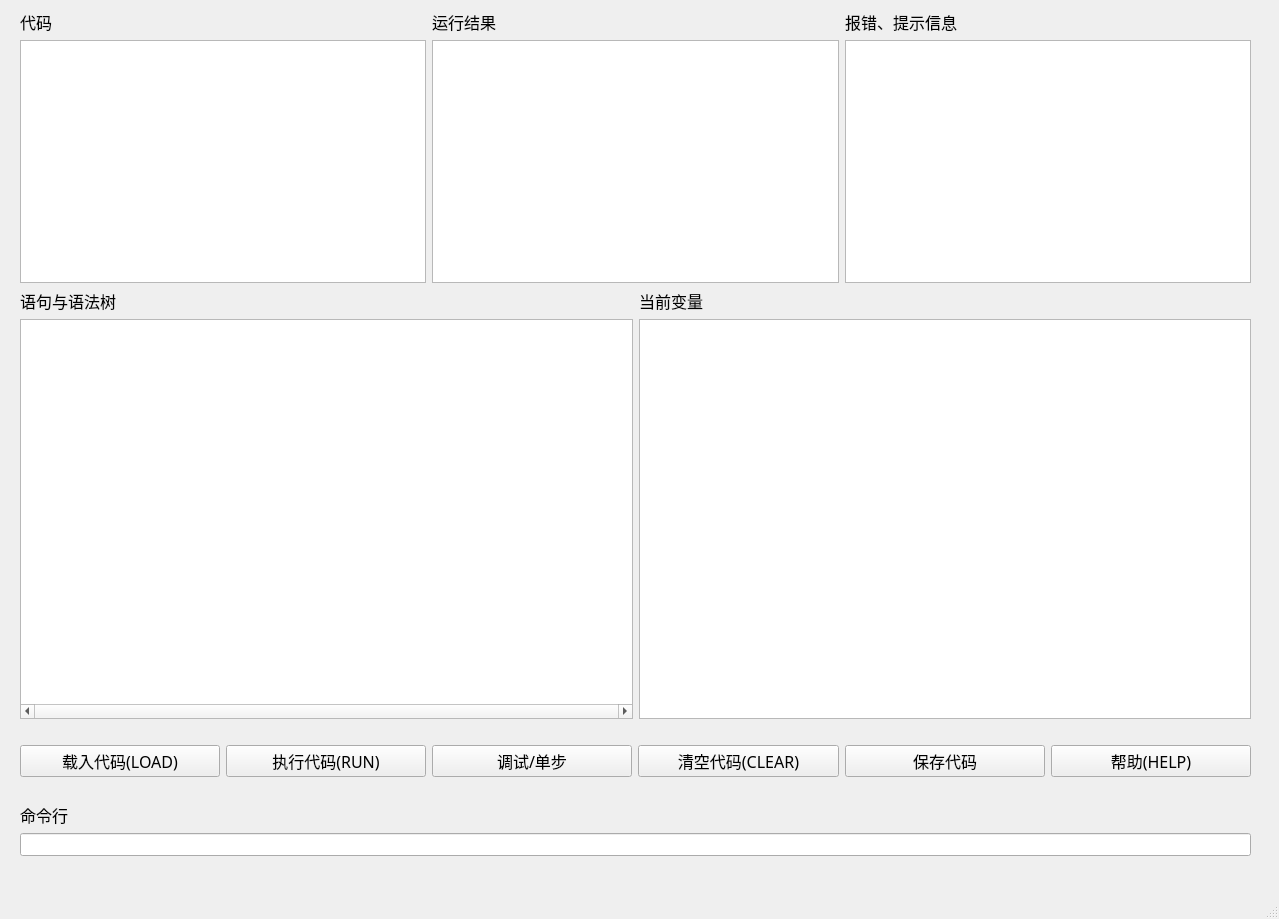
<?xml version="1.0" encoding="UTF-8"?>
<ui version="4.0">
 <class>MainWindow</class>
 <widget class="QMainWindow" name="MainWindow">
  <property name="geometry">
   <rect>
    <x>0</x>
    <y>0</y>
    <width>1279</width>
    <height>919</height>
   </rect>
  </property>
  <property name="minimumSize">
   <size>
    <width>1279</width>
    <height>919</height>
   </size>
  </property>
  <property name="maximumSize">
   <size>
    <width>1279</width>
    <height>919</height>
   </size>
  </property>
  <property name="windowTitle">
   <string>MainWindow</string>
  </property>
  <widget class="QWidget" name="centralwidget">
   <widget class="QWidget" name="verticalLayoutWidget">
    <property name="geometry">
     <rect>
      <x>20</x>
      <y>10</y>
      <width>1231</width>
      <height>846</height>
     </rect>
    </property>
    <layout class="QVBoxLayout" name="verticalLayout">
     <item>
      <layout class="QHBoxLayout" name="horizontalLayout">
       <item>
        <layout class="QVBoxLayout" name="codeLayout">
         <item>
          <widget class="QLabel" name="codeLabel">
           <property name="font">
            <font>
             <family>等线 Light</family>
             <pointsize>12</pointsize>
            </font>
           </property>
           <property name="text">
            <string>代码</string>
           </property>
          </widget>
         </item>
         <item>
          <widget class="QTextBrowser" name="codeDisplay">
           <property name="enabled">
            <bool>true</bool>
           </property>
           <property name="font">
            <font>
             <family>Consolas</family>
             <pointsize>10</pointsize>
            </font>
           </property>
           <property name="verticalScrollBarPolicy">
            <enum>Qt::ScrollBarAsNeeded</enum>
           </property>
           <property name="horizontalScrollBarPolicy">
            <enum>Qt::ScrollBarAsNeeded</enum>
           </property>
          </widget>
         </item>
        </layout>
       </item>
       <item>
        <layout class="QVBoxLayout" name="resultLayout">
         <item>
          <widget class="QLabel" name="resultLabel">
           <property name="font">
            <font>
             <family>等线 Light</family>
             <pointsize>12</pointsize>
            </font>
           </property>
           <property name="text">
            <string>运行结果</string>
           </property>
          </widget>
         </item>
         <item>
          <widget class="QTextBrowser" name="resultDisplay">
           <property name="font">
            <font>
             <family>Consolas</family>
             <pointsize>10</pointsize>
            </font>
           </property>
           <property name="horizontalScrollBarPolicy">
            <enum>Qt::ScrollBarAsNeeded</enum>
           </property>
          </widget>
         </item>
        </layout>
       </item>
       <item>
        <layout class="QVBoxLayout" name="verticalLayout_4">
         <item>
          <widget class="QLabel" name="errorLabel">
           <property name="font">
            <font>
             <family>等线 Light</family>
             <pointsize>12</pointsize>
            </font>
           </property>
           <property name="text">
            <string>报错、提示信息</string>
           </property>
          </widget>
         </item>
         <item>
          <widget class="QTextBrowser" name="errorDisplay">
           <property name="font">
            <font>
             <family>Consolas</family>
             <pointsize>10</pointsize>
            </font>
           </property>
          </widget>
         </item>
        </layout>
       </item>
      </layout>
     </item>
     <item>
      <layout class="QHBoxLayout" name="horizontalLayout_2">
       <item>
        <layout class="QVBoxLayout" name="verticalLayout_7">
         <item>
          <widget class="QLabel" name="statementLabel">
           <property name="font">
            <font>
             <family>等线 Light</family>
             <pointsize>12</pointsize>
            </font>
           </property>
           <property name="text">
            <string>语句与语法树</string>
           </property>
          </widget>
         </item>
         <item>
          <widget class="QTextBrowser" name="statementDisplay">
           <property name="minimumSize">
            <size>
             <width>0</width>
             <height>400</height>
            </size>
           </property>
           <property name="baseSize">
            <size>
             <width>0</width>
             <height>0</height>
            </size>
           </property>
           <property name="font">
            <font>
             <family>Consolas</family>
             <pointsize>10</pointsize>
            </font>
           </property>
           <property name="horizontalScrollBarPolicy">
            <enum>Qt::ScrollBarAlwaysOn</enum>
           </property>
          </widget>
         </item>
        </layout>
       </item>
       <item>
        <layout class="QVBoxLayout" name="verticalLayout_8">
         <item>
          <widget class="QLabel" name="environmentLabel">
           <property name="font">
            <font>
             <family>等线 Light</family>
             <pointsize>12</pointsize>
            </font>
           </property>
           <property name="text">
            <string>当前变量</string>
           </property>
          </widget>
         </item>
         <item>
          <widget class="QTextBrowser" name="environmentDisplay"/>
         </item>
        </layout>
       </item>
      </layout>
     </item>
     <item>
      <layout class="QVBoxLayout" name="verticalLayout_2">
       <item>
        <layout class="QHBoxLayout" name="horizontalLayout_3">
         <property name="topMargin">
          <number>20</number>
         </property>
         <property name="bottomMargin">
          <number>20</number>
         </property>
         <item>
          <widget class="QPushButton" name="loadButton">
           <property name="font">
            <font>
             <family>等线 Light</family>
             <pointsize>12</pointsize>
            </font>
           </property>
           <property name="text">
            <string>载入代码(LOAD)</string>
           </property>
          </widget>
         </item>
         <item>
          <widget class="QPushButton" name="runButton">
           <property name="font">
            <font>
             <family>等线 Light</family>
             <pointsize>12</pointsize>
            </font>
           </property>
           <property name="text">
            <string>执行代码(RUN)</string>
           </property>
          </widget>
         </item>
         <item>
          <widget class="QPushButton" name="debugButton">
           <property name="font">
            <font>
             <family>等线 Light</family>
             <pointsize>12</pointsize>
            </font>
           </property>
           <property name="text">
            <string>调试/单步</string>
           </property>
          </widget>
         </item>
         <item>
          <widget class="QPushButton" name="clearButton">
           <property name="font">
            <font>
             <family>等线 Light</family>
             <pointsize>12</pointsize>
            </font>
           </property>
           <property name="text">
            <string>清空代码(CLEAR)</string>
           </property>
          </widget>
         </item>
         <item>
          <widget class="QPushButton" name="saveButton">
           <property name="font">
            <font>
             <family>等线 Light</family>
             <pointsize>12</pointsize>
            </font>
           </property>
           <property name="text">
            <string>保存代码</string>
           </property>
          </widget>
         </item>
         <item>
          <widget class="QPushButton" name="helpButton">
           <property name="font">
            <font>
             <family>DengXian</family>
             <pointsize>12</pointsize>
            </font>
           </property>
           <property name="text">
            <string>帮助(HELP)</string>
           </property>
          </widget>
         </item>
        </layout>
       </item>
       <item>
        <layout class="QVBoxLayout" name="verticalLayout_3">
         <item>
          <widget class="QLabel" name="consoleLabel">
           <property name="font">
            <font>
             <family>等线 Light</family>
             <pointsize>12</pointsize>
            </font>
           </property>
           <property name="text">
            <string>命令行</string>
           </property>
          </widget>
         </item>
         <item>
          <widget class="QLineEdit" name="console">
           <property name="font">
            <font>
             <family>Consolas</family>
             <pointsize>10</pointsize>
            </font>
           </property>
          </widget>
         </item>
        </layout>
       </item>
      </layout>
     </item>
    </layout>
   </widget>
  </widget>
  <widget class="QMenuBar" name="menubar">
   <property name="geometry">
    <rect>
     <x>0</x>
     <y>0</y>
     <width>1279</width>
     <height>26</height>
    </rect>
   </property>
  </widget>
  <widget class="QStatusBar" name="statusbar"/>
 </widget>
 <resources/>
 <connections/>
</ui>
